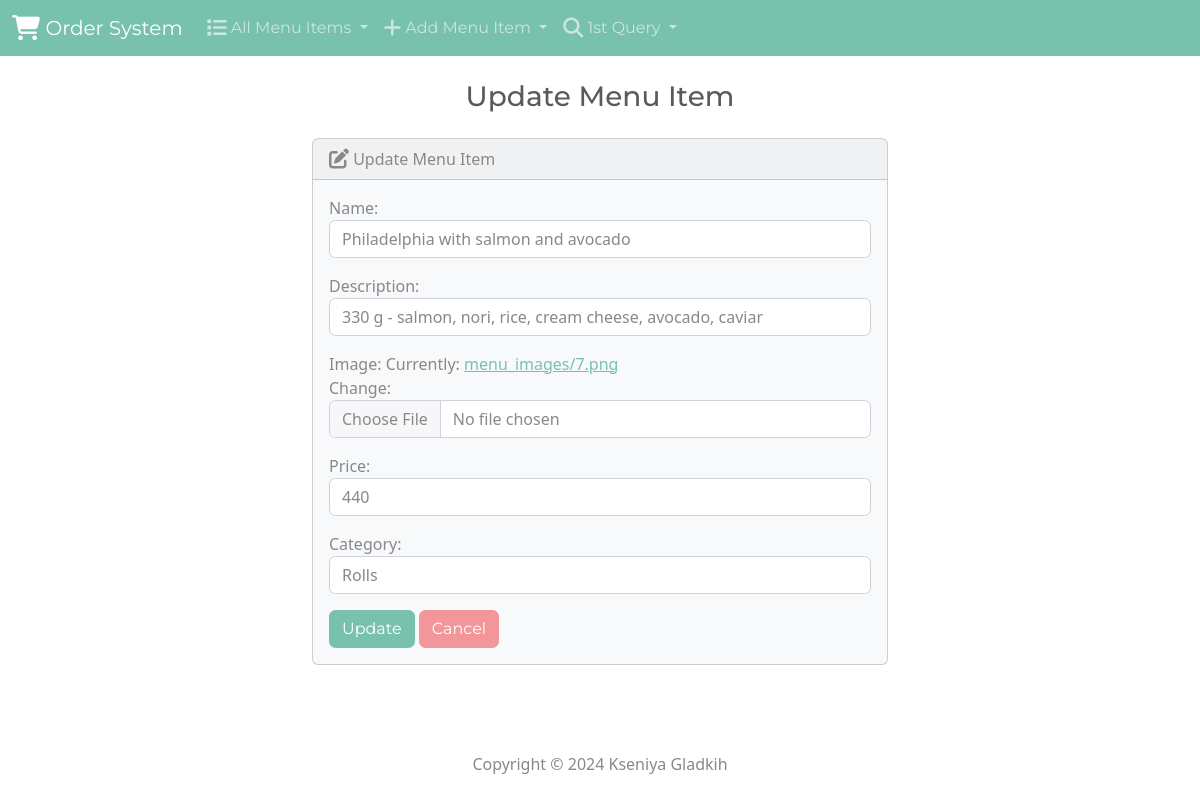
The app's page /menu-item-edit/1/ with its own data.
### customer/models.py (models this page shows, shortened)
class MenuItem(models.Model):
    name = models.CharField(max_length=100)
    description = models.TextField(blank = True)
    image = models.ImageField(upload_to='menu_images/')
    price = models.DecimalField(max_digits=6, decimal_places=0)
    category = models.ForeignKey('Category', on_delete=models.CASCADE, related_name='item')

class Category(models.Model):
    name = models.CharField(max_length=100)
    def __str__(self):
        return self.name

### customer/views.py (the view)
# urls.py: path('menu-item-edit/<int:id>/', views.edit_menu_item, name="menu-item-edit"),
def edit_menu_item(request, id):
    if request.method == 'POST':
        menu_item = MenuItem.objects.get(pk=id)
        form = MenuItemForm(request.POST, instance=menu_item)
        if form.is_valid():
            if form.cleaned_data['price'] <= 0:
                messages.error(request, "Price has to be positive!")
            else:
                form.save()
                context = {
                    'form': form,
                    'success': True,
                }
                return render(request, 'customer/menu_item/menu_item_edit.html', context)
    else:
        menu_item = MenuItem.objects.get(pk=id)
        form = MenuItemForm(instance=menu_item)
    return render(request, 'customer/menu_item/menu_item_edit.html', {'form': form})

### customer/forms.py
class MenuItemForm(forms.ModelForm):
    class Meta:
        model = MenuItem
        fields = '__all__'
        labels = {
            'name': 'Name',
            'description': 'Description',
            'image': 'Image',
            'price': 'Price',
            'category': 'Category'
        }
        widgets = {
            'name': forms.TextInput(attrs={'class': 'form-control'}),
            'description': forms.TextInput(attrs={'class': 'form-control'}),
            'image': forms.ClearableFileInput(attrs={'class': 'form-control'}),
            'price': forms.NumberInput(attrs={'class': 'form-control'}),
            'category': forms.Select(attrs={'class': 'form-control'})
        }

### customer/templates/customer/menu_item/menu_item_edit.html (shortened to what this page needs)
{% extends 'customer/base.html' %}
{% block body %}
<h3 class="text-center m-4">Update Menu Item</h3>
{% if success %}
    <div class="alert alert-success" role="alert">
        The new menu item updated successfully.
        <a href="{% url 'menu-item' %}" class="alert-link">Go to Menu Item Page.</a>
    </div>
{% else %}
    <div class="row justify-content-center">
        <div class="col-6">
            <div class="card bg-light mb-3">
                <div class="card-header">
                    <i class="fa-solid fa-pen-to-square fa-lg"></i> Update Menu Item
                </div>
                <div class="card-body">
                    <form action="" method="POST">
                        {{ form.as_p }}
                        <button type="submit" class="btn btn-primary">Update</button>
                        <a href="{% url 'menu-item' %}" class="btn btn-secondary">Cancel</a>
                    </form>
                </div>
            </div>
        </div>
    </div>
{% endif %}
{% endblock %}

### records on screen
MenuItem: name "Philadelphia with salmon and avocado", description "330 g - salmon, nori, rice, cream cheese, avocado, caviar", price "440", category "Rolls"
